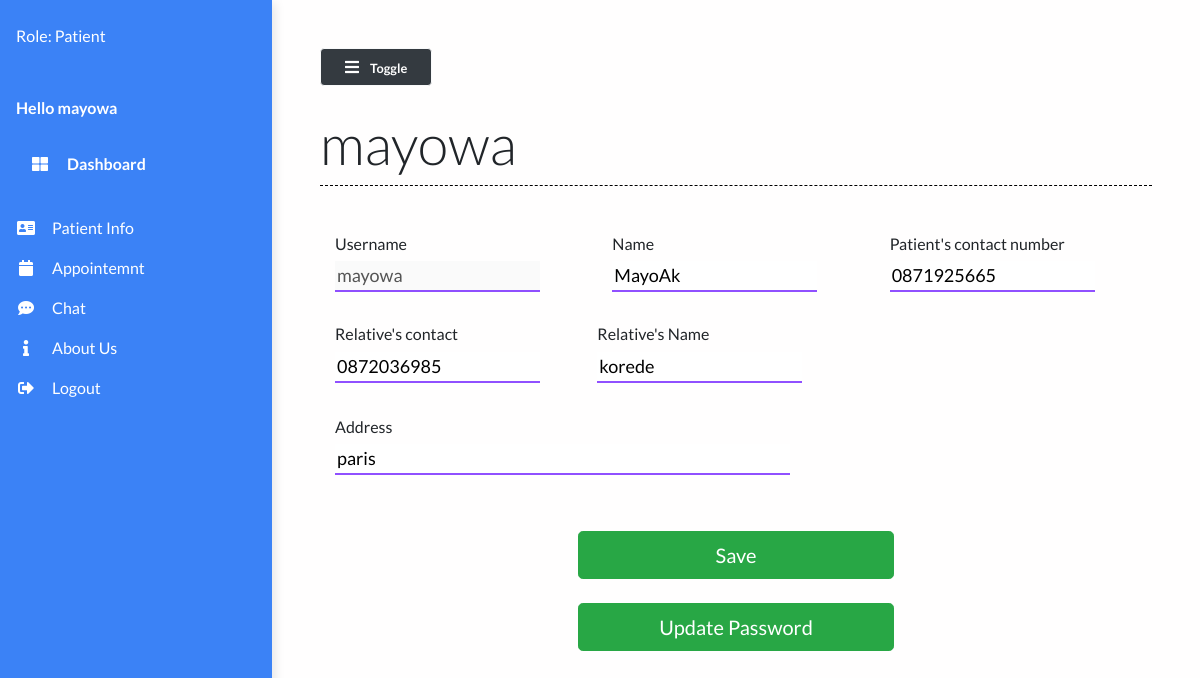
Page /patientInfo/ (signed in) on the earlier database version.
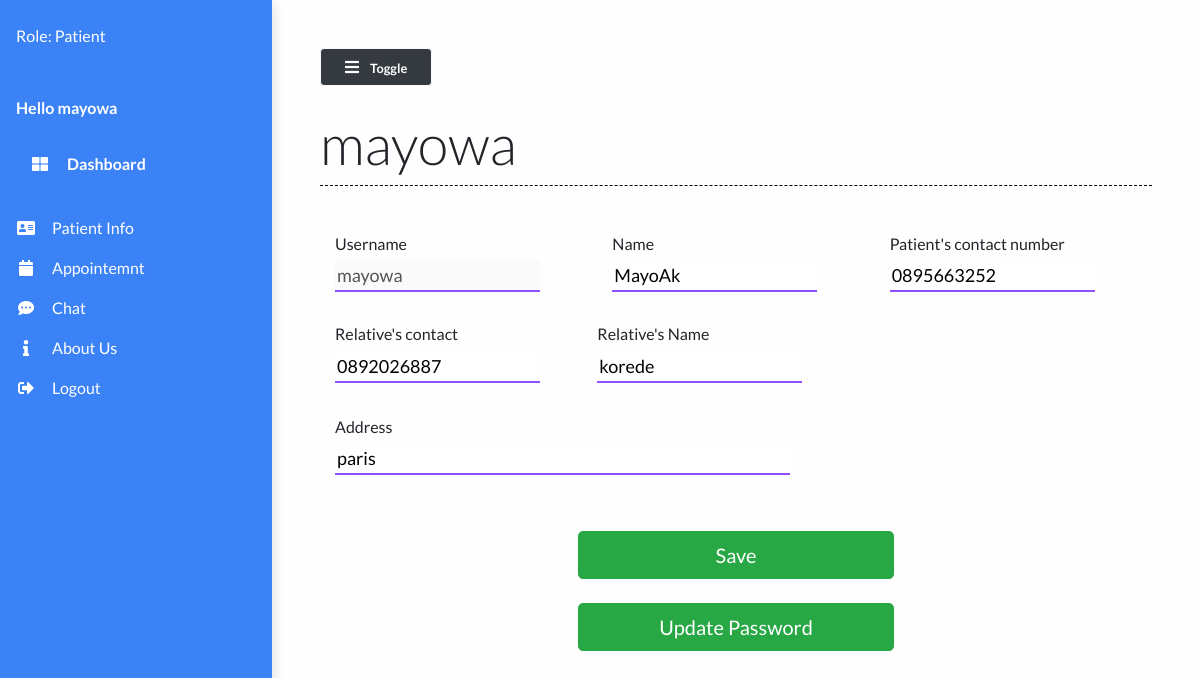
Same page on the later database version.
### main/models.py (models this page shows, shortened)
class Patient(models.Model):
    user=models.OneToOneField(User,on_delete=models.CASCADE,null=True,default=None)
    name = models.CharField(max_length=50)
    phone_num = models.CharField(max_length=15)
    patient_relative_name = models.CharField(max_length=50, null=True)
    patient_relative_contact = models.CharField(max_length=15, null=True)
    address = models.TextField()
    """ SYMPTOMS = (  # hardcoded to be changed in a drop down list
        ('Fever', 'Fever'),
        ('Dry cough', 'Dry cough'),
        ('Tiredness', 'Tiredness'),
        ('Aches and pains', 'Aches and pains'),
        ('Sore throat', 'Sore throat'),
        ('Diarrhoea', 'Diarrhoea'),
        ('Loss of taste or smell', 'Loss of taste or smell'),
        ('Difficulty in breathing or shortness of breath', 'Difficulty in breathing or shortness of breath'),
        ('Chest pain or pressure', 'Chest pain or pressure'),
        ('Loss of speech or movement', 'Loss of speech or movement'),
    )

    symptoms = MultiSelectField(choices=SYMPTOMS, null=True)"""
    prior_ailments = models.TextField()
    bed_num = models.ForeignKey("Bed", on_delete=models.CASCADE, null=True)
    dob = models.DateField(null=True)
    doctor = models.ForeignKey("Doctor", on_delete=models.CASCADE, null=True)
    doctors_notes = models.TextField(null=True, blank=True)
    status = models.CharField(max_length=50)

### main/views.py (the view, shortened to what this page needs)
# urls.py: path("patientInfo/", views.patientInfo, name="patientInfo"),
def patientInfo(request):
    patient = Patient.objects.get(user=request.user.id)
    context = {
        'patient': patient
    }
    return render(request, 'main/patientInfo.html', context)

### main/templates/main/patientInfo.html (shortened to what this page needs)
{% extends 'main/base.html' %}
{% load static %}
{% block contentTitle %}
{{patient.user}}
{% endblock contentTitle %}
{% block content %}
<form class="form" action="" method="post" id="registrationForm">
   <div class="container">
      <div class="patient-form">
         <div class="row">
			<div class="col-md-4 form-field mt-4 mb-0">
				<label for="mobile">
				   <h6>Username</h6>
				   <input type="text" id="username" class="input-text" type="text" name="username" placeholder="username" value="{{patient.user.username}}" disabled>
				</label>
			</div>
			<div class="col-md-4 form-field mt-4 mb-0">
				<label for="mobile">
				   <h6>Name</h6>
				   <input type="text" id="firstname" class="input-text" type="text" name="name" placeholder="firstname" value="{{patient.name}}">
				</label>
			</div>
            <div class="col-md-4 form-field mt-4 mb-0">
               <label for="mobile">
                  <h6>Patient's contact number</h6>
                  <input type="text" id="name" class="input-text" type="text" name="mobile" pattern="[0-9]{3}[0-9]{3}[0-9]{4}" placeholder="Mobile No" value="{{patient.phone_num}}">
               </label>
            </div>
            <div class="offset-md-2 col-md-4 form-field mt-4 mb-0">
               <label for="mobile" class="mb-0">
                  <h6>Relative's contact</h6>
                  <input type="text" id="mobile2" class="input-text" type="text" name="relativeContact" pattern="[0-9]{3}[0-9]{3}[0-9]{4}" placeholder="Mobile No" value="{{patient.patient_relative_contact}}">
               </label>
            </div>
            <div class="form-field mt-4">
               <label for="relativeName" class="mb-0">
                  <h6>Relative's Name</h6>
                  <input
                     type="text"
                     class="input-text"
                     name="relativeName"
                     id="realtiveName"
                     value="{{patient.patient_relative_name}}"
                     />
               </label>
            </div>
            <div class="col-md-7 form-field mt-0">
               <label for="address" class="mb-0 mt-0">
                  <h6>Address</h6>
               </label>
               <input
                  type="address"
                  class="input-text"
                  id="location"
                  placeholder="address"
                  name="address"
                  title="enter a location"
                  value="{{patient.address}}"
                  />
            </div>
         </div>
      </div>
   </div>
   <div class="form-group">
      <div class="col-md-5 mx-auto">
         <br />
         <button class="btn btn-lg btn-success btn-block mx-auto" type="submit">
          Save
         </button>
      </div>
      <div class="col-md-5 mx-auto">
         <br />
         <a href="{% url 'update_password' %}" class="btn btn-lg btn-success btn-block mx-auto" type="submit">
          Update Password
         </a>
      </div>
   </div>
</form>
{% endblock content %}

Differences in the rows shown:
changed Patient "MayoAk": mobile "0871925665" → "0895663252"; relativeContact "0872036985" → "0892026887"
